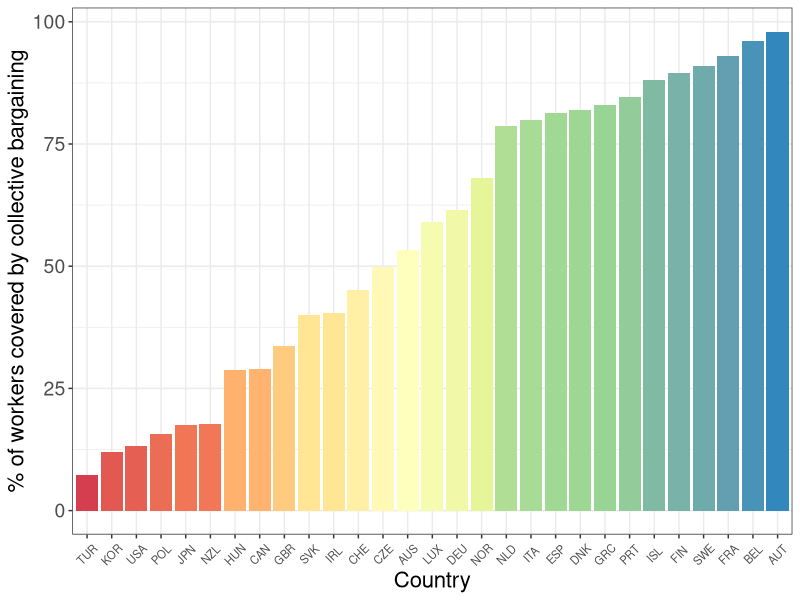

Write the R code that produced this figure.
require(ggplot2)
require(ggrepel)
require(dplyr)

pdf(file = "employment/employment_union_coverage.pdf", width = 9, height = 7)
UnionCoverage <- read.csv("employment/union_coverage.csv")
UnionCoverage <- 
  UnionCoverage %>% 
  arrange(Coverage)

UnionCoverage$Country <- factor(UnionCoverage$Country, 
                                levels = UnionCoverage$Country[order(UnionCoverage$Coverage)])
u1 <- ggplot(UnionCoverage, aes(x = Country, y = Coverage))
u1 + geom_bar(stat = "identity", aes(fill = Coverage), show.legend = FALSE) + 
  scale_fill_distiller(palette = "Spectral", 
                       trans = "reverse", #This command reverse the order of the colors
                       guide = "legend") + #This is so I can supress the legend
  ylab("% of workers covered by collective bargaining") + 
  theme_bw() +
  theme(axis.title = element_text(size = 16), 
        axis.text = element_text(size = 14), 
        legend.title = element_text(size = 14), 
        legend.text = element_text(size = 14), 
        axis.text.x  = element_text(angle = 45, vjust = 0.5, size = 8 ))
dev.off()
